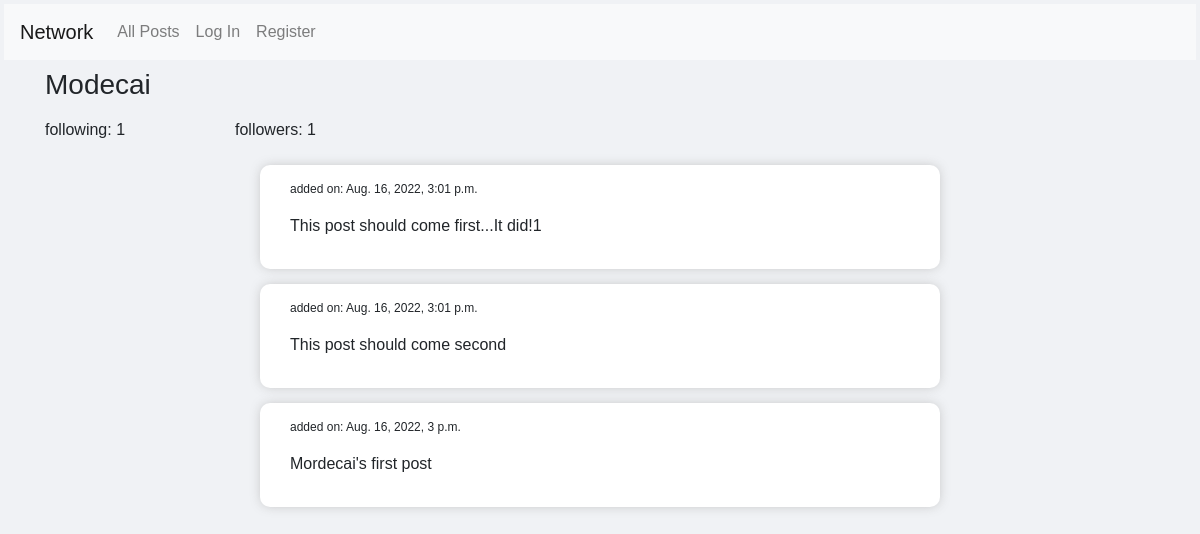
The page /user/Modecai on the database its author committed.
### network/models.py (models this page shows, shortened)
class User(AbstractUser):
    followers = models.ManyToManyField('self', symmetrical=False, blank=True, related_name='user_followers')
    def count_followers(self):
        return self.followers.count()
    def count_following(self):
        return User.objects.filter(followers=self).count()

class Post(models.Model):
    id = models.AutoField(primary_key=True)
    user = models.ForeignKey(User, on_delete=models.CASCADE)
    addedOn = models.DateTimeField(auto_now_add=True)
    content = models.CharField(max_length=500)
    liked_by = models.ManyToManyField(User, symmetrical=False, blank=True, related_name="users_liked")
    class Meta:
        ordering = ['-addedOn']

### network/views.py (the view, shortened to what this page needs)
# urls.py: path("user/<str:user_name>", views.user_view, name="user_page"),
def user_view(request, user_name):
    user_profile = User.objects.get(username=user_name)
    current_user = request.user
    follow_button_visibility = request.user.is_authenticated and request.user.username != user_name
    if current_user in user_profile.followers.all():
        follow_text = 'Unfollow'
    else:
        follow_text = 'Follow'
    followers_count = user_profile.count_followers()
    following_count = user_profile.count_following()
    context = {
        'user_name': user_name,
        'following': following_count,
        'followers': followers_count,
        'posts': Post.objects.filter(user__username=user_name),
        'follow_button_visible': follow_button_visibility,
        'follow_text': follow_text
    }
    return render(request, 'network/user_view.html', context)

### network/templates/network/user_view.html (shortened to what this page needs)
{% extends "network/index.html" %}
{% block body %}
    <div class="container">
        <div class="row my-2">
            <div class="col-2"><h3>{{ user_name }}</h3></div>
            <div class="col-1">
            </div>
        </div>
        <div class="row my-2">
            <div class="col-2">following: {{ following }}</div>
            <div class="col-2">followers: {{ followers }}</div>
        </div>
        <div class="row my-2">
            <div class="col">
                {% for post in posts %}
                    <div class="post-wrap-card">
                        <div class="col">
                            <p class="font-weight-light" style="font-size: 12px">added on: {{ post.addedOn }}</p>
                            <p>{{ post.content }}</p>
                        </div>
                    </div>
                {% endfor %}
            </div>
        </div>
    </div>
{% endblock %}

### network/templates/network/layout.html (style rules this page uses)
body { margin:2px; padding:2px; font-family: 'Trebuchet MS', 'Lucida Sans Unicode', 'Lucida Grande', 'Lucida Sans', Arial, sans-serif; background-color: #F0F2F5; }
.post-wrap-card { margin:auto; margin-top: 15px; padding: 15px; border-radius: 10px; background: white; box-shadow: 0px 0px 12px -2px rgba(173,173,173,0.8); max-width: 680px; }

### rows shown on the page
User: username "Modecai"
Post: addedOn "Aug. 16, 2022, 3:01 p.m.", content "This post should come first...It did!1"
Post: addedOn "Aug. 16, 2022, 3:01 p.m.", content "This post should come second"
Post: addedOn "Aug. 16, 2022, 3 p.m.", content "Mordecai's first post"

### other values the page prints
{{ following }} "1"
{{ followers }} "1"
